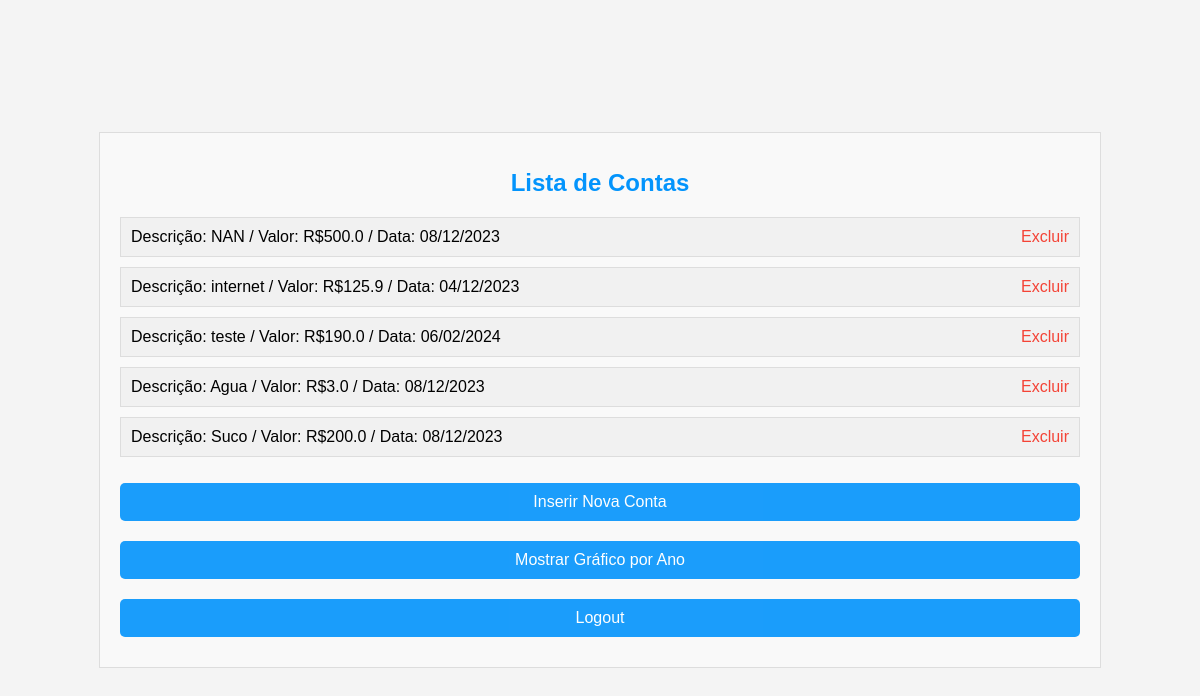
The app's page /dashboard (signed in) with its own data.
### app.py (models this page shows, shortened)
class Conta(db.Model):
    id = db.Column(db.Integer, primary_key=True)
    usuario_id = db.Column(db.Integer, db.ForeignKey('usuario.id'), nullable=False)
    descricao = db.Column(db.String(120), nullable=False)
    valor = db.Column(db.Float, nullable=False)
    data = db.Column(db.DateTime, nullable=False)

### app.py (the view)
@app.route('/dashboard')
def dashboard():
    if 'id' not in session:
        return redirect(url_for('login'))
    contas = Conta.query.filter_by(usuario_id=session['id']).all()
    return render_template('dashboard.html', contas=contas)

### templates/dashboard.html (shortened to what this page needs)
<!DOCTYPE html>
<html>
<head>
    <link rel="stylesheet" type="text/css" href="{{ url_for('static', filename='style.css') }}" />
</head>
<body>
    <form>
        <h1>Lista de Contas</h1>
        <ul>
            {% for conta in contas %}
                <li>
                    Descrição: {{ conta.descricao }} / Valor: R${{ conta.valor }} / Data: {{ conta.data.strftime('%d/%m/%Y') }}
                    <a href="{{ url_for('excluir_conta', conta_id=conta.id) }}">Excluir</a>
                </li>
            {% endfor %}
        </ul>
        <button type="submit" formaction="{{ url_for('inserir_conta') }}">Inserir Nova Conta</button>
        <button type="submit" formaction="{{ url_for('mostrar_grafico', ano=2023) }}">Mostrar Gráfico por Ano</button>
        <button type="submit" formaction="{{ url_for('logout') }}" method="post">Logout</button>
    </form>
</body>
</html>

### static/style.css (style rules this page uses)
body { font-family: 'Segoe UI', Tahoma, Geneva, Verdana, sans-serif; background-color: #f4f4f4; margin: 0; padding: 0; display: flex; justify-content: center; align-items: center; height: 100vh; }
button { background-color: #0394fc; color: white; padding: 12px 20px; border: none; border-radius: 5px; font-size: 16px; cursor: pointer; }
h1 { text-align: center; }
form { width: 80%; margin: 0 auto; padding: 20px; border: 1px solid #ddd; background-color: #f9f9f9; font-family: Arial, sans-serif; }
form h1 { color: #0394fc; font-size: 24px; margin-bottom: 20px; }
form ul { list-style-type: none; padding: 0; }
form ul li { border: 1px solid #ddd; padding: 10px; margin-bottom: 10px; background-color: #f1f1f1; }
form ul li a { color: #f44336; text-decoration: none; float: right; margin-left: 10px; }
form button[type="submit"] { background-color: #0394fc; color: white; padding: 10px 20px; margin: 10px 0; border: none; cursor: pointer; width: 100%; opacity: 0.9; }

### records on screen
Conta: descricao "NAN", valor "500.0", data "08/12/2023"
Conta: descricao "internet", valor "125.9", data "04/12/2023"
Conta: descricao "teste", valor "190.0", data "06/02/2024"
Conta: descricao "Agua", valor "3.0", data "08/12/2023"
Conta: descricao "Suco", valor "200.0", data "08/12/2023"
